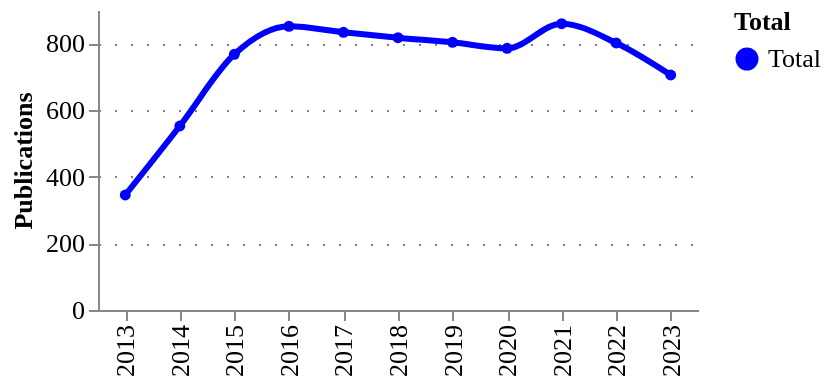

Notebook source saved alongside this figure:
### Code cell
fig = pu.ts_smooth(
    ts_counts.assign(Total="Total"),
    ["Total"],
    variable= "counts",
    variable_title = "Publications",
    category_column = "Total",
    width = 300,
    height = 150,
    legend_orient='right',
)
pu.configure_plots(fig)

### Figure 1 — Vega-Lite specification as saved in the notebook (floating-point values rounded to 4 significant figures)
{"config": {"title": {"font": "Averta", "anchor": "start"}, "subtitle": {"font": "Averta"}, "axis": {"labelFont": "Averta", "titleFont": "Averta", "gridColor": "grey", "gridDash": [1, 7], "labelFontSize": 13, "titleFontSize": 13}, "header": {"labelFont": "Averta", "titleFont": "Averta"}, "legend": {"labelFont": "Averta", "titleFont": "Averta", "labelFontSize": 13, "titleFontSize": 13}, "range": {"category": ["#0000FF", "#FDB633", "#18A48C", "#9A1BBE", "#EB003B", "#FF6E47", "#646363", "#0F294A", "#97D9E3", "#A59BEE", "#F6A4B7", "#D2C9C0", "#FFFFFF", "#000000"], "ordinal": {"scheme": ["#0000FF", "#FDB633", "#18A48C", "#9A1BBE", "#EB003B", "#FF6E47", "#646363", "#0F294A", "#97D9E3", "#A59BEE", "#F6A4B7", "#D2C9C0", "#FFFFFF", "#000000"]}}, "view": {"strokeWidth": 0}}, "data": {"name": "data-d51ff1130f9782d4ab86762297f9c480"}, "mark": {"type": "line", "interpolate": "monotone", "point": {"filled": true, "size": 30}, "size": 3, "strokeDash": [0]}, "encoding": {"color": {"field": "Total", "legend": {"orient": "right"}, "type": "nominal"}, "tooltip": [{"field": "year", "title": "Year", "type": "ordinal"}, {"field": "Total", "type": "nominal"}, {"field": "counts", "format": ".3f", "title": "Publications", "type": "quantitative"}], "x": {"field": "year", "title": "", "type": "ordinal"}, "y": {"field": "counts", "title": "Publications", "type": "quantitative"}}, "height": 150, "title": {"anchor": "start", "text": "", "fontSize": 14, "subtitle": "", "subtitleFont": "Averta", "subtitleFontSize": 13}, "width": 300, "$schema": "https://vega.github.io/schema/vega-lite/v4.17.0.json", "datasets": {"data-d51ff1130f9782d4ab86762297f9c480": [{"year": 2013, "counts": 345, "Total": "Total"}, {"year": 2014, "counts": 552, "Total": "Total"}, {"year": 2015, "counts": 767, "Total": "Total"}, {"year": 2016, "counts": 851, "Total": "Total"}, {"year": 2017, "counts": 833, "Total": "Total"}, {"year": 2018, "counts": 817, "Total": "Total"}, {"year": 2019, "counts": 803, "Total": "Total"}, {"year": 2020, "counts": 785, "Total": "Total"}, {"year": 2021, "counts": 859, "Total": "Total"}, {"year": 2022, "counts": 801, "Total": "Total"}, {"year": 2023, "counts": 705, "Total": "Total"}]}}
